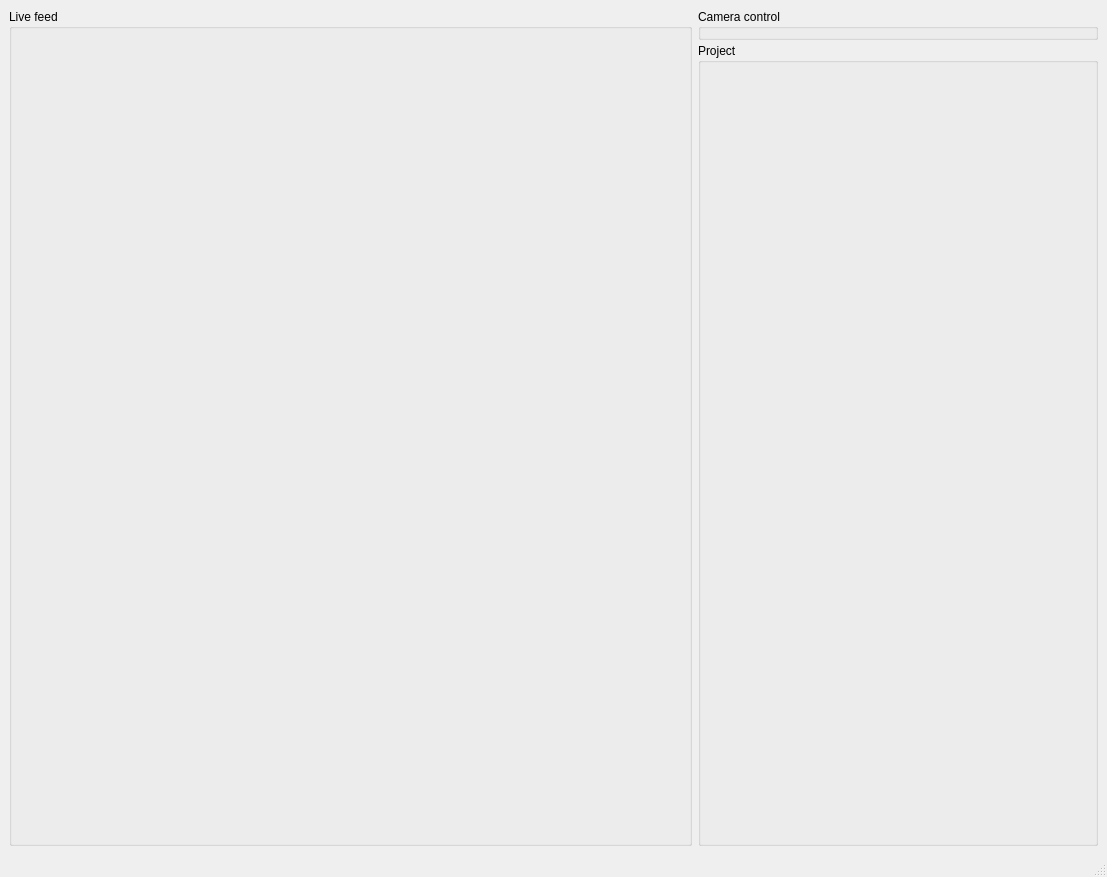
<?xml version="1.0" encoding="UTF-8"?>
<ui version="4.0">
 <class>MainWindow</class>
 <widget class="QMainWindow" name="MainWindow">
  <property name="geometry">
   <rect>
    <x>0</x>
    <y>0</y>
    <width>1107</width>
    <height>877</height>
   </rect>
  </property>
  <property name="windowTitle">
   <string>MainWindow</string>
  </property>
  <widget class="QWidget" name="centralwidget">
   <layout class="QHBoxLayout" name="horizontalLayout">
    <property name="spacing">
     <number>6</number>
    </property>
    <property name="leftMargin">
     <number>9</number>
    </property>
    <property name="topMargin">
     <number>9</number>
    </property>
    <property name="rightMargin">
     <number>9</number>
    </property>
    <property name="bottomMargin">
     <number>9</number>
    </property>
    <item>
     <widget class="QGroupBox" name="groupBox_2">
      <property name="title">
       <string>Live feed</string>
      </property>
      <layout class="QVBoxLayout" name="verticalLayout_3">
       <property name="spacing">
        <number>3</number>
       </property>
       <property name="leftMargin">
        <number>4</number>
       </property>
       <property name="topMargin">
        <number>4</number>
       </property>
       <property name="rightMargin">
        <number>4</number>
       </property>
       <property name="bottomMargin">
        <number>4</number>
       </property>
       <item>
        <layout class="QVBoxLayout" name="verticalLayoutImage"/>
       </item>
      </layout>
     </widget>
    </item>
    <item>
     <widget class="QFrame" name="frame">
      <property name="minimumSize">
       <size>
        <width>400</width>
        <height>0</height>
       </size>
      </property>
      <property name="maximumSize">
       <size>
        <width>400</width>
        <height>16777215</height>
       </size>
      </property>
      <property name="frameShape">
       <enum>QFrame::Shape::NoFrame</enum>
      </property>
      <property name="frameShadow">
       <enum>QFrame::Shadow::Raised</enum>
      </property>
      <layout class="QVBoxLayout" name="verticalLayout">
       <property name="spacing">
        <number>3</number>
       </property>
       <property name="leftMargin">
        <number>0</number>
       </property>
       <property name="topMargin">
        <number>0</number>
       </property>
       <property name="rightMargin">
        <number>0</number>
       </property>
       <property name="bottomMargin">
        <number>0</number>
       </property>
       <item>
        <widget class="QGroupBox" name="groupBox">
         <property name="title">
          <string>Camera control</string>
         </property>
         <layout class="QVBoxLayout" name="verticalLayout_2">
          <property name="spacing">
           <number>3</number>
          </property>
          <property name="leftMargin">
           <number>4</number>
          </property>
          <property name="topMargin">
           <number>4</number>
          </property>
          <property name="rightMargin">
           <number>4</number>
          </property>
          <property name="bottomMargin">
           <number>4</number>
          </property>
          <item>
           <layout class="QVBoxLayout" name="verticalLayoutCameraControl"/>
          </item>
         </layout>
        </widget>
       </item>
       <item>
        <widget class="QGroupBox" name="groupBox_3">
         <property name="sizePolicy">
          <sizepolicy hsizetype="Preferred" vsizetype="Expanding">
           <horstretch>0</horstretch>
           <verstretch>0</verstretch>
          </sizepolicy>
         </property>
         <property name="title">
          <string>Project</string>
         </property>
         <layout class="QVBoxLayout" name="verticalLayout_5">
          <property name="spacing">
           <number>3</number>
          </property>
          <property name="leftMargin">
           <number>4</number>
          </property>
          <property name="topMargin">
           <number>4</number>
          </property>
          <property name="rightMargin">
           <number>4</number>
          </property>
          <property name="bottomMargin">
           <number>4</number>
          </property>
          <item>
           <layout class="QVBoxLayout" name="verticalLayoutProjectManager"/>
          </item>
         </layout>
        </widget>
       </item>
      </layout>
     </widget>
    </item>
   </layout>
  </widget>
  <widget class="QMenuBar" name="menubar">
   <property name="geometry">
    <rect>
     <x>0</x>
     <y>0</y>
     <width>1107</width>
     <height>23</height>
    </rect>
   </property>
  </widget>
  <widget class="QStatusBar" name="statusbar"/>
 </widget>
 <resources/>
 <connections/>
</ui>
